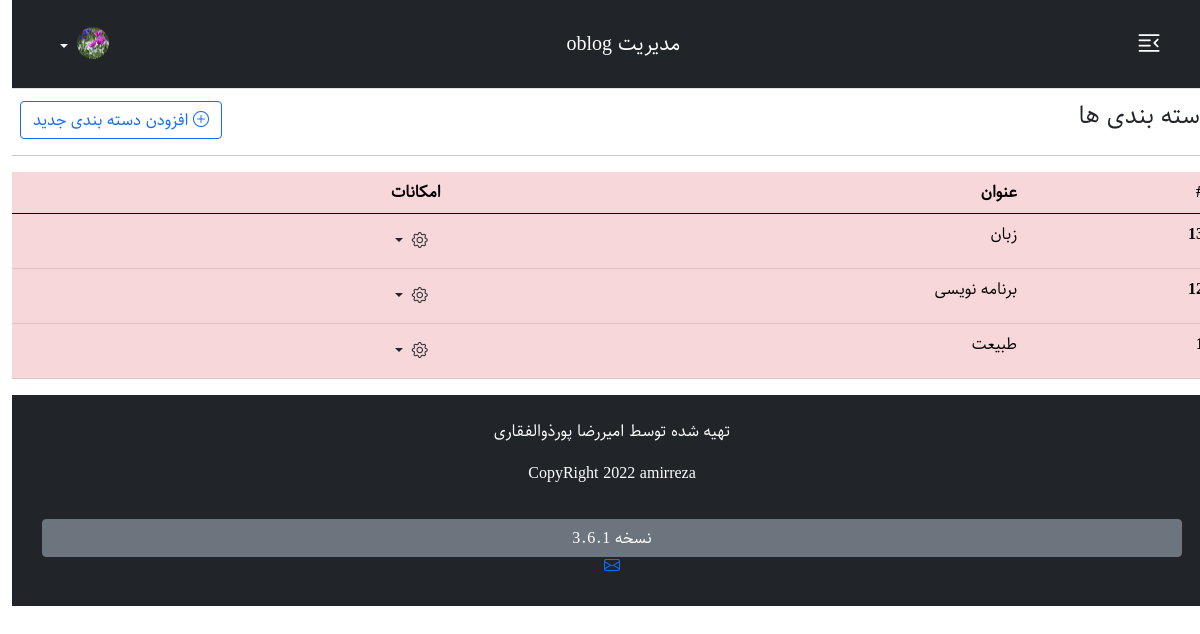
The app's page /admin/category.php (signed in) with its own data.
### tables this page shows
CREATE TABLE `information` (
  `id` int(11) NOT NULL,
  `body` text NOT NULL
);

CREATE TABLE `categories` (
  `id` int(11) NOT NULL,
  `title` varchar(200) NOT NULL
);

### admin/category.php (the view, shortened to what this page needs)
<?php
include("./include/nav.php");
$categories = $base->query("SELECT * FROM `categories` ORDER BY id DESC");
?>
<br>
<br>
<br>
<section class="mt-4">
   <div class="row">
        <div class="col">
                       <div class="d-flex justify-content-between">
                       <h4>دسته بندی ها</h4>
                <a href="new-category.php" class="btn btn-outline-primary me-2"><i class="bi bi-plus-circle"></i> افزودن دسته بندی جدید</a>
                       </div>
                       <hr>
                <div>
                <table class="table table-danger table-responsive">
  <thead>
    <tr>
      <th scope="col">#</th>
      <th scope="col">عنوان</th>
      <th scope="col">امکانات</th>
    </tr>
  </thead>
  <tbody>
    <?php
    if($categories->rowcount() > 0){
      foreach($categories as $category){
        ?>
    <tr>
      <th scope="row"><?php echo $category['id'] ; ?></th>
     <td><?php echo $category['title'] ; ?></td>
      <td>
            <div class="dropdown">
            <button data-bs-toggle="dropdown" class="btn dropdown-toggle">
                      <i class="bi bi-gear"></i>
               </button>
            </div>
      </td>
    </tr>
        <?php
      }
    }
    ?>
  </tbody>
</table>
                </div>
        </div>
   </div>
</section>
<?php
include("../include/footer.php");
?>

### admin/include/nav.php (shortened to what this page needs)
<?php
include("./include/db.php");
$sadmin = $base->query("SELECT * FROM `information` WHERE id = 5 ");
?>
<!DOCTYPE html>
<html lang="fa">
<head>
               <link rel="stylesheet" href="https://cdn.jsdelivr.net/npm/bootstrap@5.0.2/dist/css/bootstrap.rtl.min.css">
               <link rel="stylesheet" href="https://cdn.jsdelivr.net/npm/bootstrap-icons@1.5.0/font/bootstrap-icons.css">
               <link rel="stylesheet" href="./css/admin.css">
</head>
<body >
<nav class="navbar fixed-top navbar-dark bg-dark p-3 mb-5 border-bottom">
  <div class="container ms-2">
  <button class="btn  fs-3 text-white" type="button" data-bs-toggle="offcanvas" data-bs-target="#offcanvasRight" aria-controls="offcanvasRight">
<i class="bi bi-text-indent-right"></i>
</button>
<?php
  if($sadmin->rowcount() > 0){
  foreach($sadmin as $ssadmin){
   ?>
    <a href="index.php" class="navbar-brand"><?php echo $ssadmin['body']; ?></a>
   <?php
  }
}
?>
      <div class="dropdown text-end">
        <a href="index.php" class="d-block link-dark text-light text-decoration-none dropdown-toggle" id="dropdownUser1" data-bs-toggle="dropdown" aria-expanded="false">
          <img src="./img/hey.jpg" alt="mdo" width="32" height="32" class="rounded-circle">
        </a>
      </div>
    </div>
</nav>

### include/footer.php (shortened to what this page needs)
<?php
$footer_querya = "SELECT * FROM `information` WHERE id = 2 ";
$footera = $base->query($footer_querya);
if($footera->rowcount() > 0){
  foreach($footera as $foota){
?>
<?php
$footer_queryb = "SELECT * FROM `information` WHERE id = 3 ";
$footerb = $base->query($footer_queryb);
if($footerb->rowcount() > 0){
  foreach($footerb as $footb){
?>
<footer class="text-center text-white bg-dark py-4">
  <div class="container">
    <div class="row flex-column">
<div><?php echo $foota['body']; ?></div>
<button class="  mt-3 btn btn-secondary">نسخه <?php echo $footb['body'] ?></button>
<div>
  <a target="_blank" href="mailto:ar.pourzolfaghari@gmail.com"></a>
</div>
    </div>
  </div>
</footer>
<?php
  }
}
  }
}
?>
</body>
</html>

### admin/css/admin.css (style rules this page uses)
body { direction: rtl !important; text-align: right !important; font-family: "sahel" !important; line-height: 1.6; }

### records on screen
information: body "مدیریت oblog"
categories: id "13", title "زبان"
categories: id "12", title "برنامه نویسی"
categories: title "طبیعت"
information: body "تهیه شده توسط امیررضا پورذوالفقاری CopyRight 2022 amirreza"
information: body "3.6.1"
